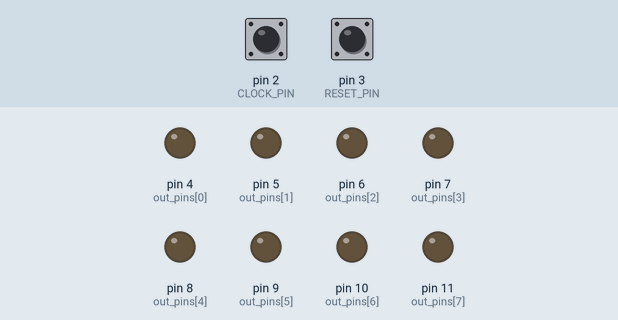
Recording of a sketch running on a simulated Arduino Uno, built with avr-gcc and run on an emulated ATmega328P. Parts: output pins drawn as LEDs (lit = HIGH). Inputs (shaded band) come from the test bench; at power-on: pin 2 (CLOCK_PIN) HIGH, pin 3 (RESET_PIN) HIGH.

Above: at 1.2 s.
1.3 s: pin 2 (CLOCK_PIN) pulled LOW for 0.15 s
At 1.37 s:
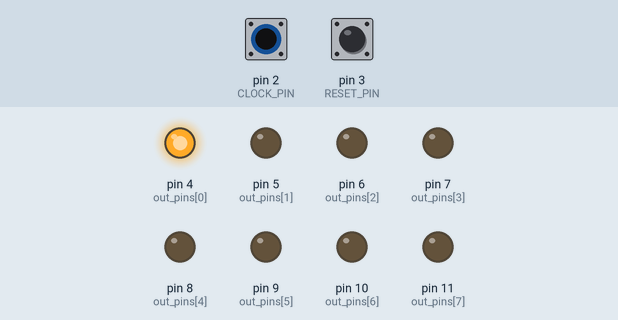
2.9 s: pin 2 (CLOCK_PIN) pulled LOW for 1 s
At 3.7 s:
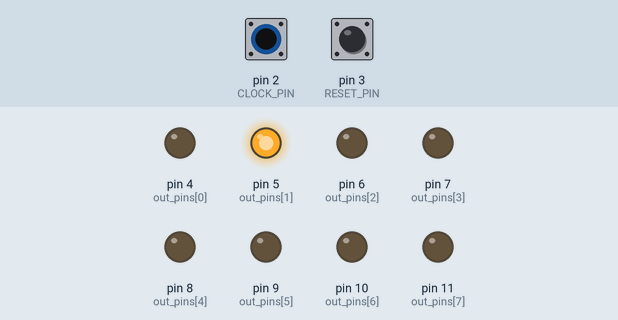
5.4 s: pin 2 (CLOCK_PIN) pulled LOW for 0.15 s
At 5.47 s:
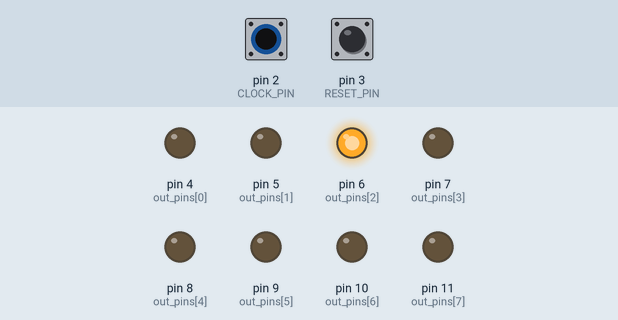
7.0 s: pin 2 (CLOCK_PIN) pulled LOW for 3.2 s
At 8.2 s:
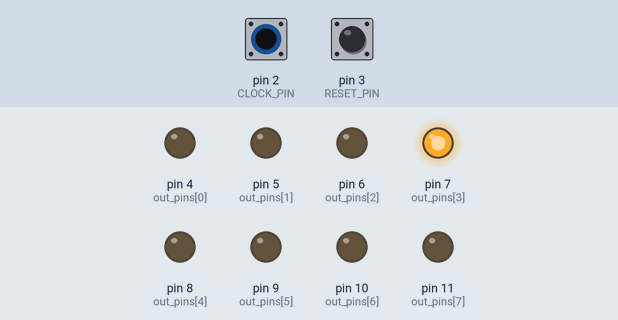
11.7 s: pin 2 (CLOCK_PIN) pulled LOW for 0.15 s
At 11.77 s:
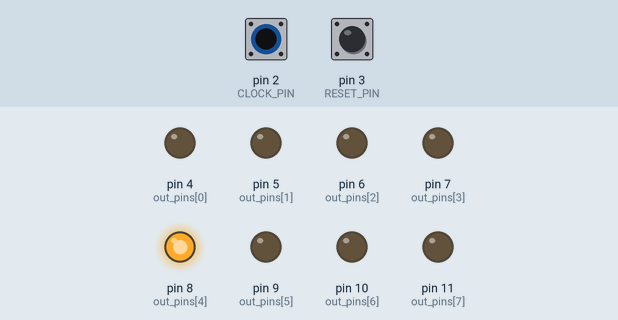
13.3 s: pin 2 (CLOCK_PIN) pulled LOW for 1 s
At 14.1 s:
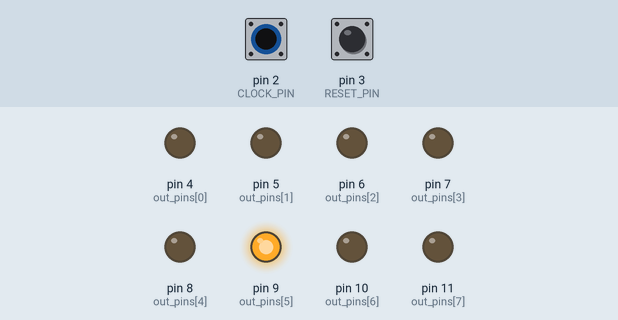
Timing chart, 0 to 16.3 s (numbered marks = the images above; inputs shaded):
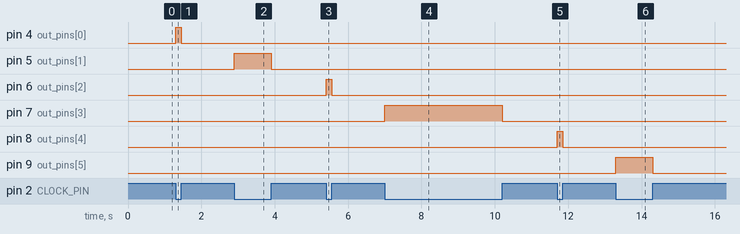

The sketch:

uc_ring_counter.ino
```cpp
/*
 * UC Divider is a configurable step/beat divider for musical application
 * It features:
 * 8 gate/trig outputs (5V)
 * 1 clock input (positive voltage detection, max +5V)
 * 1 reset input (positive voltage detection, max +5V)
 *
 * 2021 David Haillant
 *
 * See hardware and additional information:
 * www.davidhaillant.com
 *
 */


/*
    This program is free software: you can redistribute it and/or modify
    it under the terms of the GNU General Public License as published by
    the Free Software Foundation, either version 3 of the License, or
    (at your option) any later version.

    This program is distributed in the hope that it will be useful,
    but WITHOUT ANY WARRANTY; without even the implied warranty of
    MERCHANTABILITY or FITNESS FOR A PARTICULAR PURPOSE.  See the
    GNU General Public License for more details.

    You should have received a copy of the GNU General Public License
    along with this program.  If not, see <https://www.gnu.org/licenses/>.
*/

/*
 * This code will transform the UC Divider in a 8 step Ring Counter
 *
 *
 */
// Revision 20210702


// Uncomment the following line to allow serial debugging (115200 bauds)
//#define DEBUG


// pin definitions (see Arduino pin mapping)
#define CLOCK_PIN     2
#define RESET_PIN     3

// number of outputs
#define NUMBER_OUTS   8

// array of output pin numbers
const uint8_t out_pins[NUMBER_OUTS] = {
  4, 5, 6, 7, 8, 9, 10, 11
};


// main counter, incremented on each Clock pulse
uint8_t counter = 0;


uint8_t clock_state = LOW;
uint8_t reset_state = LOW;


// deboucing thing
uint8_t last_clock_pin_state = HIGH;

#ifdef DEBUG
uint8_t debug_counter = 0;
#endif

void reset_outputs(void);
void manage_clock();


void setup() {
  // inputs
  pinMode(CLOCK_PIN, INPUT_PULLUP);
  pinMode(RESET_PIN, INPUT_PULLUP);

  // outputs
  for (uint8_t i = 0; i < NUMBER_OUTS; i++) pinMode(out_pins[i], OUTPUT);


  // set up interrupt on clock pin
  attachInterrupt(digitalPinToInterrupt(CLOCK_PIN), manage_clock, CHANGE);

  // set up interrupt on reset pin
  attachInterrupt(digitalPinToInterrupt(RESET_PIN), reset_outputs, FALLING);

  interrupts();

#ifdef DEBUG
  Serial.begin(115200);
  Serial.println("hello");
#endif

  reset_outputs();
}

void loop() {
  for (uint8_t i = 0; i < NUMBER_OUTS; i++)
  {
    // if the main counter correspond to the selected pin output...
    if (counter == i)
    {
      // but only output a beat when the clock is HIGH (reflect the Clock state)
      digitalWrite(out_pins[i], clock_state);
    }
    else
    {
      // keep the outputs LOW
      digitalWrite(out_pins[i], LOW);
    }
  }
}

void reset_outputs(void)
{
  counter = 0;

#ifdef DEBUG
    Serial.print("\t");
    Serial.print(counter);
  Serial.println("\n\t----------------------------------------------------------------------");
#endif
}


void manage_clock()
{
  uint8_t current_clock_pin_state = digitalRead(CLOCK_PIN);

  // check for effective change (removes some bouncy effect)
  if (current_clock_pin_state != last_clock_pin_state)
  {
    last_clock_pin_state = current_clock_pin_state;

    // manage either start or end of pulse (the logic is negative: LOW means voltage is present)
    if (current_clock_pin_state == LOW)
    {
      // Rising Edge -> start the beat!

      // the clock state is useful for activating the outputs only while the clock is high
      clock_state = HIGH;
      // -> the outputs are allowed to turn ON


#ifdef DEBUG
      Serial.print("\t");
      Serial.print(debug_counter);
      debug_counter++;

      Serial.print("\t");
      Serial.print(counter);
      Serial.println("");
#endif
    }
    else
    {
      // Falling Edge -> be ready for next step
      clock_state = LOW;

      counter++;

      // reset counter if it overflows
      if (counter >= NUMBER_OUTS)
      {
        counter = 0;
      }
#ifdef DEBUG
      Serial.println(".");
#endif
    }
  }
  else
  {
    // we are in the same state as previous call... this shouldn't happen (bounces?)
    // do nothing
#ifdef DEBUG
      Serial.println("B");
#endif
  }

}
```

Measured:
- after the input at 1.3 s, pin 4 (out_pins[0]): LOW → HIGH at once, → LOW 0.15 s later
- after the input at 2.9 s, pin 5 (out_pins[1]): LOW → HIGH at once, → LOW 1.0 s later
- after the input at 5.4 s, pin 6 (out_pins[2]): LOW → HIGH at once, → LOW 0.15 s later
- after the input at 7.0 s, pin 7 (out_pins[3]): LOW → HIGH at once, → LOW 3.2 s later
- after the input at 11.7 s, pin 8 (out_pins[4]): LOW → HIGH at once, → LOW 0.15 s later
- after the input at 13.3 s, pin 9 (out_pins[5]): LOW → HIGH at once, → LOW 1.0 s later
